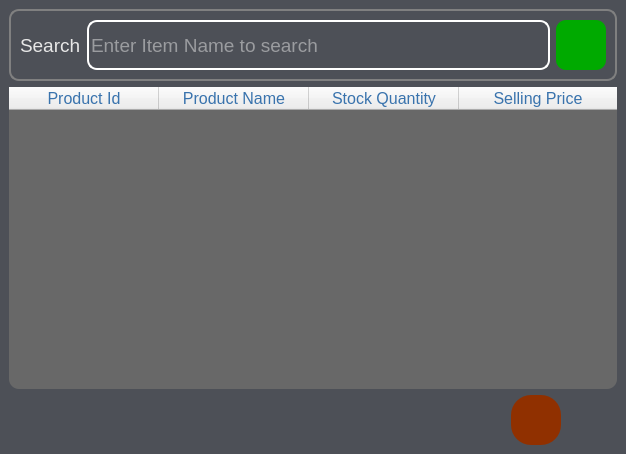
<?xml version="1.0" encoding="UTF-8"?>
<ui version="4.0">
 <class>SearchForm</class>
 <widget class="QWidget" name="SearchForm">
  <property name="geometry">
   <rect>
    <x>0</x>
    <y>0</y>
    <width>626</width>
    <height>454</height>
   </rect>
  </property>
  <property name="windowTitle">
   <string>Form</string>
  </property>
  <property name="styleSheet">
   <string notr="true"/>
  </property>
  <layout class="QVBoxLayout" name="verticalLayout">
   <property name="spacing">
    <number>0</number>
   </property>
   <property name="leftMargin">
    <number>0</number>
   </property>
   <property name="topMargin">
    <number>0</number>
   </property>
   <property name="rightMargin">
    <number>0</number>
   </property>
   <property name="bottomMargin">
    <number>0</number>
   </property>
   <item>
    <widget class="QWidget" name="BodyWidget" native="true">
     <property name="styleSheet">
      <string notr="true">QWidget#BodyWidget{
background-color:rgb(77,80,87);
color: rgb(231, 231, 231);
}

QLabel,QLineEdit{
color: rgb(231, 231, 231);
}

QLineEdit#SearchBox{
background-color:Transparent;
border:2px solid white;
border-radius:10px;
}

QFrame#SearchFrame{
border:2px solid grey;
border-radius: 10px;
background-color:Transparent;
}

QPushButton#SearchBtn{
background-color:#00aa00;
color:rgb(250,250,250);
border-radius:10px;
}
QPushButton#SearchBtn:hover{
background-color: rgb(0, 207, 0);
}
QPushButton#AddToTable{
background-color:Transparent;
color:rgb(250,250,250);
border-radius:20px;
}

QPushButton#AddToTable:hover{
background-color:orange;
}

QPushButton#CloseThis{
background-color:Transparent;
color:rgb(250,250,250);
border-radius:20px;
}

QPushButton#CloseThis:hover{
background-color:maroon;
}

QPushButton#SearchButton:hover{
background-color: rgb(214, 209, 55);
}

QTableWidget{
background-color: rgb(104, 104, 104);
alternate-background-color: rgb(104, 104, 104);
border-radius:10px;
}

</string>
     </property>
     <layout class="QVBoxLayout" name="verticalLayout_2">
      <item>
       <widget class="QFrame" name="SearchFrame">
        <property name="sizePolicy">
         <sizepolicy hsizetype="Preferred" vsizetype="Fixed">
          <horstretch>0</horstretch>
          <verstretch>0</verstretch>
         </sizepolicy>
        </property>
        <property name="minimumSize">
         <size>
          <width>0</width>
          <height>72</height>
         </size>
        </property>
        <property name="frameShape">
         <enum>QFrame::StyledPanel</enum>
        </property>
        <property name="frameShadow">
         <enum>QFrame::Raised</enum>
        </property>
        <layout class="QHBoxLayout" name="horizontalLayout">
         <item>
          <widget class="QLabel" name="label">
           <property name="minimumSize">
            <size>
             <width>0</width>
             <height>50</height>
            </size>
           </property>
           <property name="font">
            <font>
             <pointsize>14</pointsize>
            </font>
           </property>
           <property name="text">
            <string>Search</string>
           </property>
          </widget>
         </item>
         <item>
          <widget class="QLineEdit" name="SearchBox">
           <property name="minimumSize">
            <size>
             <width>0</width>
             <height>50</height>
            </size>
           </property>
           <property name="font">
            <font>
             <pointsize>14</pointsize>
            </font>
           </property>
           <property name="maxLength">
            <number>100</number>
           </property>
           <property name="placeholderText">
            <string>Enter Item Name to search</string>
           </property>
           <property name="clearButtonEnabled">
            <bool>true</bool>
           </property>
          </widget>
         </item>
         <item>
          <widget class="QPushButton" name="SearchBtn">
           <property name="minimumSize">
            <size>
             <width>50</width>
             <height>50</height>
            </size>
           </property>
           <property name="text">
            <string/>
           </property>
           <property name="icon">
            <iconset>
             <normaloff>:/icons/search_more_64_white.png</normaloff>:/icons/search_more_64_white.png</iconset>
           </property>
           <property name="iconSize">
            <size>
             <width>30</width>
             <height>30</height>
            </size>
           </property>
          </widget>
         </item>
        </layout>
       </widget>
      </item>
      <item>
       <widget class="QTableWidget" name="SearchTable">
        <property name="minimumSize">
         <size>
          <width>608</width>
          <height>300</height>
         </size>
        </property>
        <property name="font">
         <font>
          <pointsize>12</pointsize>
         </font>
        </property>
        <property name="editTriggers">
         <set>QAbstractItemView::NoEditTriggers</set>
        </property>
        <property name="selectionMode">
         <enum>QAbstractItemView::ExtendedSelection</enum>
        </property>
        <attribute name="horizontalHeaderDefaultSectionSize">
         <number>150</number>
        </attribute>
        <attribute name="horizontalHeaderMinimumSectionSize">
         <number>130</number>
        </attribute>
        <attribute name="horizontalHeaderStretchLastSection">
         <bool>true</bool>
        </attribute>
        <column>
         <property name="text">
          <string>Product Id</string>
         </property>
         <property name="font">
          <font>
           <pointsize>12</pointsize>
          </font>
         </property>
         <property name="background">
          <color>
           <red>77</red>
           <green>77</green>
           <blue>77</blue>
          </color>
         </property>
         <property name="foreground">
          <brush brushstyle="SolidPattern">
           <color alpha="255">
            <red>57</red>
            <green>115</green>
            <blue>173</blue>
           </color>
          </brush>
         </property>
        </column>
        <column>
         <property name="text">
          <string>Product Name</string>
         </property>
         <property name="font">
          <font>
           <pointsize>12</pointsize>
          </font>
         </property>
         <property name="background">
          <color>
           <red>77</red>
           <green>77</green>
           <blue>77</blue>
          </color>
         </property>
         <property name="foreground">
          <brush brushstyle="SolidPattern">
           <color alpha="255">
            <red>57</red>
            <green>115</green>
            <blue>173</blue>
           </color>
          </brush>
         </property>
        </column>
        <column>
         <property name="text">
          <string>Stock Quantity</string>
         </property>
         <property name="font">
          <font>
           <pointsize>12</pointsize>
          </font>
         </property>
         <property name="background">
          <color>
           <red>76</red>
           <green>76</green>
           <blue>76</blue>
          </color>
         </property>
         <property name="foreground">
          <brush brushstyle="SolidPattern">
           <color alpha="255">
            <red>57</red>
            <green>115</green>
            <blue>173</blue>
           </color>
          </brush>
         </property>
        </column>
        <column>
         <property name="text">
          <string>Selling Price</string>
         </property>
         <property name="font">
          <font>
           <pointsize>12</pointsize>
          </font>
         </property>
         <property name="background">
          <color>
           <red>77</red>
           <green>77</green>
           <blue>77</blue>
          </color>
         </property>
         <property name="foreground">
          <brush brushstyle="SolidPattern">
           <color alpha="255">
            <red>57</red>
            <green>115</green>
            <blue>173</blue>
           </color>
          </brush>
         </property>
        </column>
       </widget>
      </item>
      <item>
       <layout class="QHBoxLayout" name="horizontalLayout_2">
        <item>
         <spacer name="horizontalSpacer">
          <property name="orientation">
           <enum>Qt::Horizontal</enum>
          </property>
          <property name="sizeHint" stdset="0">
           <size>
            <width>40</width>
            <height>20</height>
           </size>
          </property>
         </spacer>
        </item>
        <item>
         <widget class="QPushButton" name="CloseThis">
          <property name="minimumSize">
           <size>
            <width>50</width>
            <height>50</height>
           </size>
          </property>
          <property name="font">
           <font>
            <pointsize>12</pointsize>
           </font>
          </property>
          <property name="styleSheet">
           <string notr="true">background-color: rgb(144, 48, 0);</string>
          </property>
          <property name="text">
           <string/>
          </property>
          <property name="icon">
           <iconset>
            <normaloff>:/icons/multiply_filled_100_white.png</normaloff>:/icons/multiply_filled_100_white.png</iconset>
          </property>
          <property name="iconSize">
           <size>
            <width>30</width>
            <height>30</height>
           </size>
          </property>
         </widget>
        </item>
        <item>
         <widget class="QPushButton" name="AddToTable">
          <property name="enabled">
           <bool>false</bool>
          </property>
          <property name="minimumSize">
           <size>
            <width>50</width>
            <height>50</height>
           </size>
          </property>
          <property name="font">
           <font>
            <pointsize>12</pointsize>
           </font>
          </property>
          <property name="text">
           <string/>
          </property>
          <property name="icon">
           <iconset>
            <normaloff>:/icons/add_shopping_cart_white.png</normaloff>:/icons/add_shopping_cart_white.png</iconset>
          </property>
          <property name="iconSize">
           <size>
            <width>25</width>
            <height>30</height>
           </size>
          </property>
         </widget>
        </item>
       </layout>
      </item>
     </layout>
    </widget>
   </item>
  </layout>
 </widget>
 <resources/>
 <connections>
  <connection>
   <sender>SearchBtn</sender>
   <signal>clicked()</signal>
   <receiver>SearchForm</receiver>
   <slot>advance_itemSearch()</slot>
   <hints>
    <hint type="sourcelabel">
     <x>582</x>
     <y>41</y>
    </hint>
    <hint type="destinationlabel">
     <x>536</x>
     <y>-17</y>
    </hint>
   </hints>
  </connection>
  <connection>
   <sender>SearchBox</sender>
   <signal>textChanged(QString)</signal>
   <receiver>SearchForm</receiver>
   <slot>search()</slot>
   <hints>
    <hint type="sourcelabel">
     <x>261</x>
     <y>41</y>
    </hint>
    <hint type="destinationlabel">
     <x>277</x>
     <y>-11</y>
    </hint>
   </hints>
  </connection>
  <connection>
   <sender>CloseThis</sender>
   <signal>clicked()</signal>
   <receiver>SearchForm</receiver>
   <slot>closeWindow()</slot>
   <hints>
    <hint type="sourcelabel">
     <x>539</x>
     <y>417</y>
    </hint>
    <hint type="destinationlabel">
     <x>510</x>
     <y>462</y>
    </hint>
   </hints>
  </connection>
  <connection>
   <sender>AddToTable</sender>
   <signal>clicked()</signal>
   <receiver>SearchForm</receiver>
   <slot>add_toTable()</slot>
   <hints>
    <hint type="sourcelabel">
     <x>585</x>
     <y>411</y>
    </hint>
    <hint type="destinationlabel">
     <x>587</x>
     <y>461</y>
    </hint>
   </hints>
  </connection>
  <connection>
   <sender>SearchBox</sender>
   <signal>textChanged(QString)</signal>
   <receiver>SearchForm</receiver>
   <slot>advanced_itemSearch()</slot>
   <hints>
    <hint type="sourcelabel">
     <x>258</x>
     <y>41</y>
    </hint>
    <hint type="destinationlabel">
     <x>264</x>
     <y>-23</y>
    </hint>
   </hints>
  </connection>
 </connections>
 <slots>
  <slot>advanced_itemSearch()</slot>
  <slot>add_toTable()</slot>
  <slot>closeWindow()</slot>
  <slot>search()</slot>
 </slots>
</ui>
